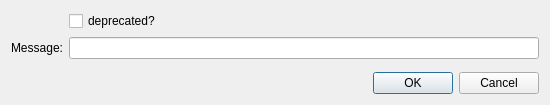
<?xml version="1.0" encoding="UTF-8"?>
<ui version="4.0">
 <class>LaunchEdit</class>
 <widget class="QDialog" name="LaunchEdit">
  <property name="geometry">
   <rect>
    <x>0</x>
    <y>0</y>
    <width>550</width>
    <height>105</height>
   </rect>
  </property>
  <property name="windowTitle">
   <string>Launch:</string>
  </property>
  <property name="windowIcon">
   <iconset>
    <normaloff>:/icons/logo.png</normaloff>:/icons/logo.png</iconset>
  </property>
  <layout class="QGridLayout" name="gridLayout">
   <item row="0" column="0">
    <layout class="QFormLayout" name="formLayout_3">
     <property name="fieldGrowthPolicy">
      <enum>QFormLayout::AllNonFixedFieldsGrow</enum>
     </property>
     <item row="1" column="0">
      <widget class="QLabel" name="label">
       <property name="text">
        <string>Message:</string>
       </property>
      </widget>
     </item>
     <item row="1" column="1">
      <widget class="QLineEdit" name="lineEdit_message">
       <property name="toolTip">
        <string>deprecation message</string>
       </property>
      </widget>
     </item>
     <item row="0" column="1">
      <widget class="QCheckBox" name="checkBox_deprecated">
       <property name="text">
        <string>deprecated?</string>
       </property>
      </widget>
     </item>
    </layout>
   </item>
   <item row="1" column="0">
    <widget class="QDialogButtonBox" name="buttonBox">
     <property name="orientation">
      <enum>Qt::Horizontal</enum>
     </property>
     <property name="standardButtons">
      <set>QDialogButtonBox::Cancel|QDialogButtonBox::Ok</set>
     </property>
    </widget>
   </item>
  </layout>
 </widget>
 <resources/>
 <connections>
  <connection>
   <sender>buttonBox</sender>
   <signal>rejected()</signal>
   <receiver>LaunchEdit</receiver>
   <slot>reject()</slot>
   <hints>
    <hint type="sourcelabel">
     <x>316</x>
     <y>260</y>
    </hint>
    <hint type="destinationlabel">
     <x>286</x>
     <y>274</y>
    </hint>
   </hints>
  </connection>
  <connection>
   <sender>buttonBox</sender>
   <signal>accepted()</signal>
   <receiver>LaunchEdit</receiver>
   <slot>accept()</slot>
   <hints>
    <hint type="sourcelabel">
     <x>248</x>
     <y>254</y>
    </hint>
    <hint type="destinationlabel">
     <x>157</x>
     <y>274</y>
    </hint>
   </hints>
  </connection>
 </connections>
</ui>
